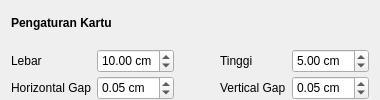
       <widget class="QWidget" name="widget_6" native="true">
        <layout class="QGridLayout" name="gridLayout_7">
         <property name="topMargin">
          <number>0</number>
         </property>
         <property name="bottomMargin">
          <number>0</number>
         </property>
         <property name="verticalSpacing">
          <number>3</number>
         </property>
         <item row="4" column="4">
          <widget class="QDoubleSpinBox" name="spin_vertikal">
           <property name="minimumSize">
            <size>
             <width>0</width>
             <height>24</height>
            </size>
           </property>
           <property name="suffix">
            <string> cm</string>
           </property>
           <property name="decimals">
            <number>2</number>
           </property>
           <property name="minimum">
            <double>0.000000000000000</double>
           </property>
           <property name="maximum">
            <double>1.000000000000000</double>
           </property>
           <property name="singleStep">
            <double>0.010000000000000</double>
           </property>
           <property name="value">
            <double>0.050000000000000</double>
           </property>
          </widget>
         </item>
         <item row="4" column="0">
          <widget class="QLabel" name="label_12">
           <property name="text">
            <string>Horizontal Gap</string>
           </property>
          </widget>
         </item>
         <item row="1" column="0">
          <widget class="QLabel" name="label_11">
           <property name="text">
            <string>Lebar</string>
           </property>
          </widget>
         </item>
         <item row="1" column="1">
          <widget class="QDoubleSpinBox" name="spin_lebar">
           <property name="minimumSize">
            <size>
             <width>0</width>
             <height>24</height>
            </size>
           </property>
           <property name="suffix">
            <string> cm</string>
           </property>
           <property name="decimals">
            <number>2</number>
           </property>
           <property name="minimum">
            <double>0.500000000000000</double>
           </property>
           <property name="maximum">
            <double>30.000000000000000</double>
           </property>
           <property name="singleStep">
            <double>0.100000000000000</double>
           </property>
           <property name="value">
            <double>10.000000000000000</double>
           </property>
          </widget>
         </item>
         <item row="4" column="1">
          <widget class="QDoubleSpinBox" name="spin_horizontal">
           <property name="minimumSize">
            <size>
             <width>0</width>
             <height>24</height>
            </size>
           </property>
           <property name="suffix">
            <string> cm</string>
           </property>
           <property name="decimals">
            <number>2</number>
           </property>
           <property name="minimum">
            <double>0.000000000000000</double>
           </property>
           <property name="maximum">
            <double>1.000000000000000</double>
           </property>
           <property name="singleStep">
            <double>0.010000000000000</double>
           </property>
           <property name="value">
            <double>0.050000000000000</double>
           </property>
          </widget>
         </item>
         <item row="1" column="3">
          <widget class="QLabel" name="label_10">
           <property name="text">
            <string>Tinggi</string>
           </property>
          </widget>
         </item>
         <item row="1" column="4">
          <widget class="QDoubleSpinBox" name="spin_tinggi">
           <property name="minimumSize">
            <size>
             <width>0</width>
             <height>24</height>
            </size>
           </property>
           <property name="suffix">
            <string> cm</string>
           </property>
           <property name="decimals">
            <number>2</number>
           </property>
           <property name="minimum">
            <double>0.500000000000000</double>
           </property>
           <property name="maximum">
            <double>30.000000000000000</double>
           </property>
           <property name="singleStep">
            <double>0.100000000000000</double>
           </property>
           <property name="value">
            <double>5.000000000000000</double>
           </property>
          </widget>
         </item>
         <item row="4" column="3">
          <widget class="QLabel" name="label_13">
           <property name="text">
            <string>Vertical Gap</string>
           </property>
          </widget>
         </item>
         <item row="1" column="2">
          <spacer name="horizontalSpacer_4">
           <property name="orientation">
            <enum>Qt::Horizontal</enum>
           </property>
           <property name="sizeType">
            <enum>QSizePolicy::Fixed</enum>
           </property>
           <property name="sizeHint" stdset="0">
            <size>
             <width>40</width>
             <height>20</height>
            </size>
           </property>
          </spacer>
         </item>
         <item row="0" column="0" colspan="2">
          <widget class="QLabel" name="label_9">
           <property name="font">
            <font>
             <weight>75</weight>
             <bold>true</bold>
            </font>
           </property>
           <property name="text">
            <string>Pengaturan Kartu</string>
           </property>
          </widget>
         </item>
        </layout>
       </widget>
